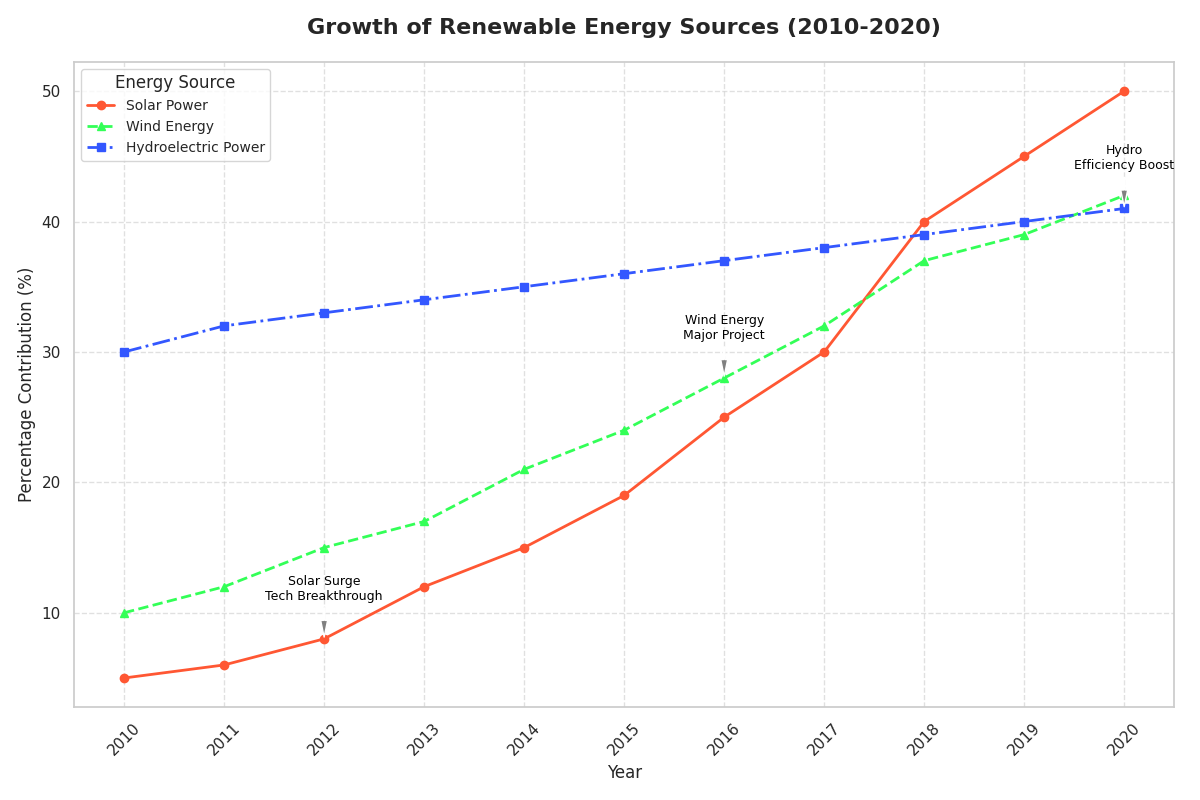

This figure's Python source:
import matplotlib.pyplot as plt
import numpy as np

years = np.arange(2010, 2021)

solar_power = [5, 6, 8, 12, 15, 19, 25, 30, 40, 45, 50]
wind_energy = [10, 12, 15, 17, 21, 24, 28, 32, 37, 39, 42]
hydroelectric_power = [30, 32, 33, 34, 35, 36, 37, 38, 39, 40, 41]

plt.figure(figsize=(12, 8))

# Updated colors for the plots
new_colors = ['#FF5733', '#33FF57', '#3357FF']

plt.plot(years, solar_power, marker='o', linestyle='-', color=new_colors[0], linewidth=2, label='Solar Power')
plt.plot(years, wind_energy, marker='^', linestyle='--', color=new_colors[1], linewidth=2, label='Wind Energy')
plt.plot(years, hydroelectric_power, marker='s', linestyle='-.', color=new_colors[2], linewidth=2, label='Hydroelectric Power')

annotations = {
    2012: ("Solar Surge\nTech Breakthrough", solar_power[2]),
    2016: ("Wind Energy\nMajor Project", wind_energy[6]),
    2020: ("Hydro\nEfficiency Boost", hydroelectric_power[10])
}

for year, (text, y_value) in annotations.items():
    plt.annotate(text, xy=(year, y_value), xytext=(year, y_value + 3),
                 arrowprops=dict(facecolor='gray', shrink=0.05, width=1, headwidth=5),
                 fontsize=9, color='black', ha='center')

plt.title('Growth of Renewable Energy Sources (2010-2020)', fontsize=16, fontweight='bold', pad=20)
plt.xlabel('Year', fontsize=12)
plt.ylabel('Percentage Contribution (%)', fontsize=12)

plt.legend(title='Energy Source', loc='upper left', fontsize=10)
plt.xticks(years, rotation=45)
plt.grid(True, linestyle='--', alpha=0.6)

plt.tight_layout()
plt.show()
